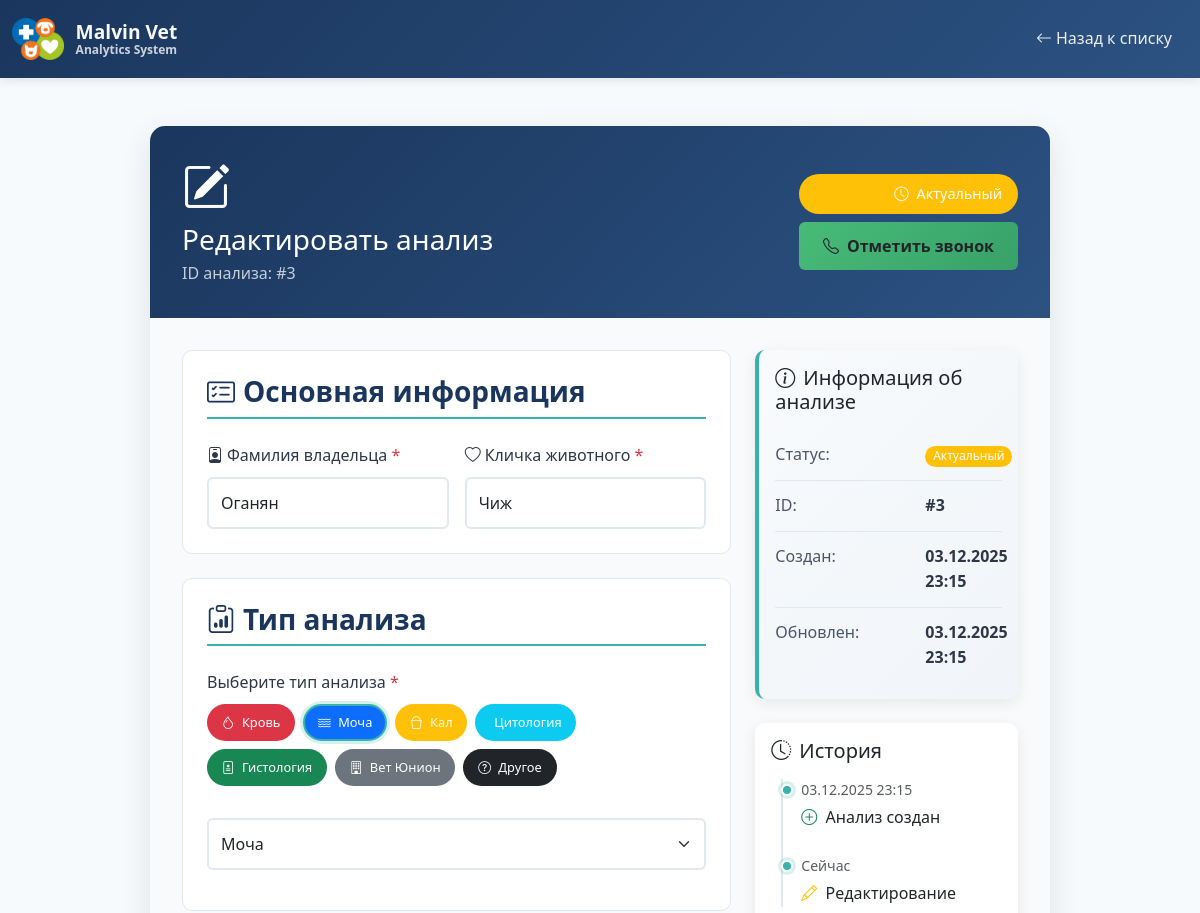
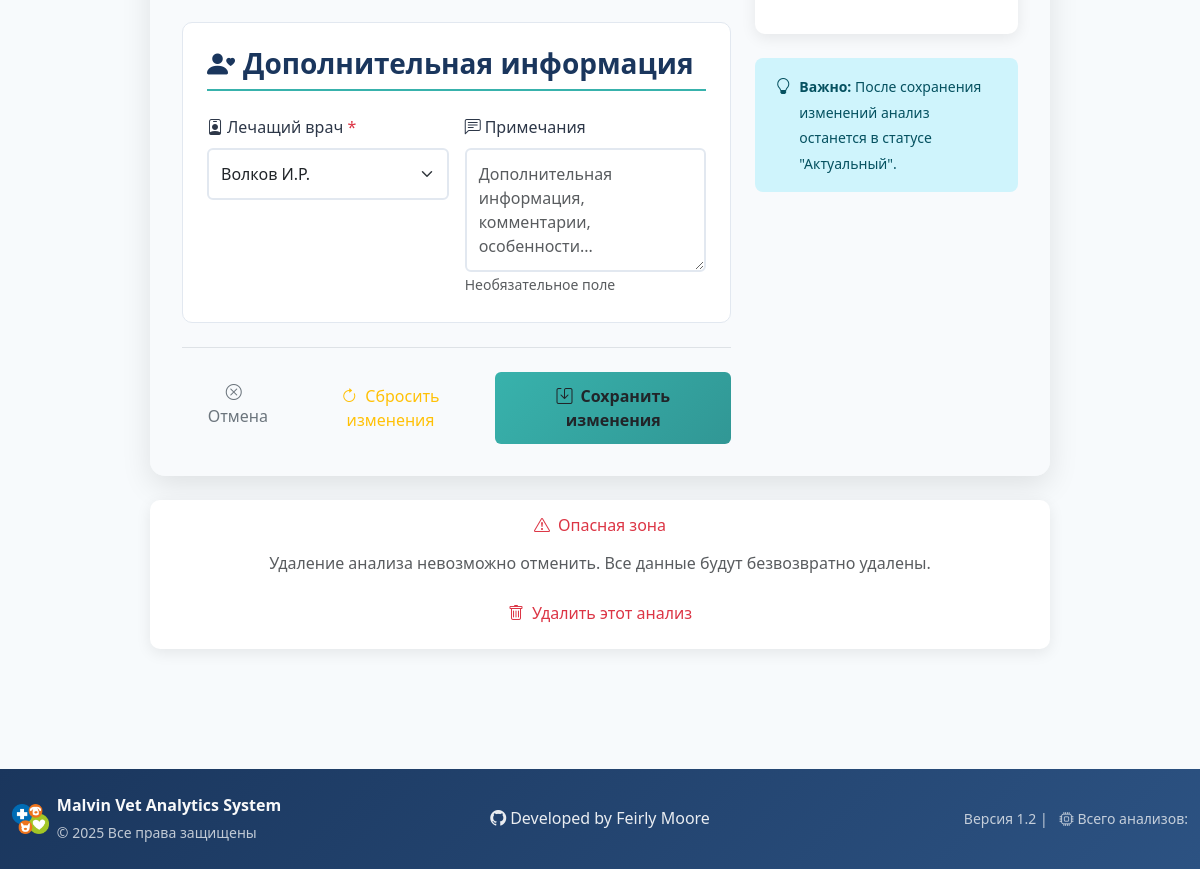
/analysis/3/edit (signed in), run on an earlier commit of the app's database (2 pictures, top to bottom).
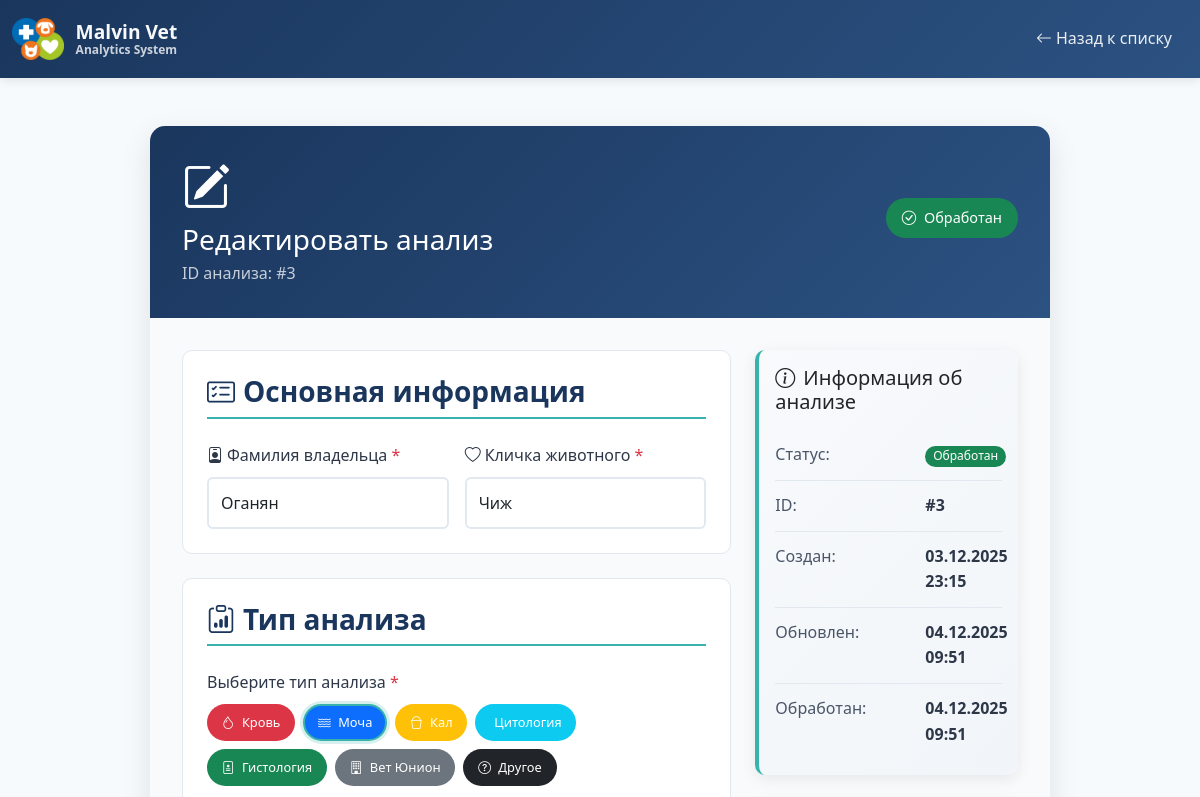
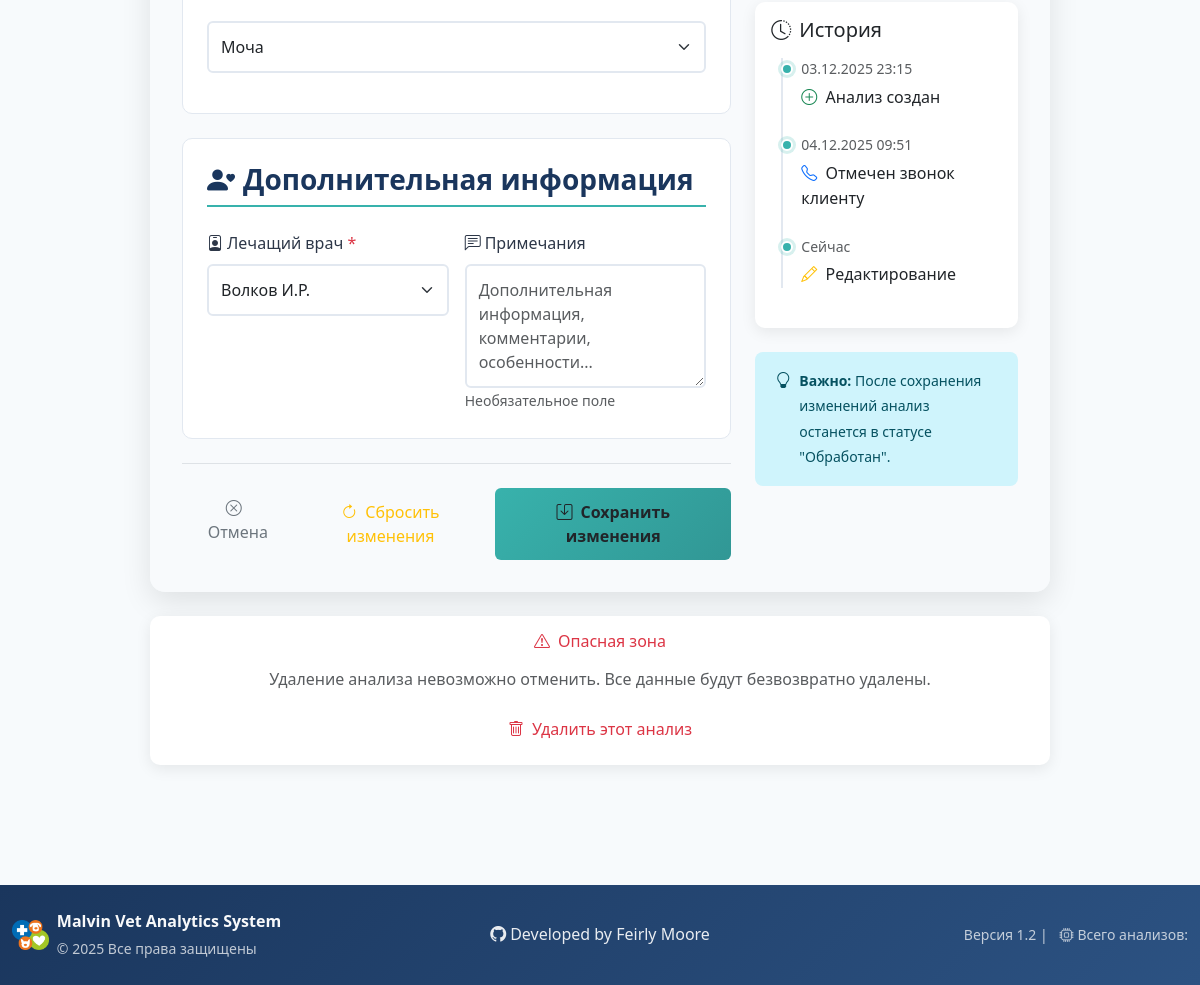
And on a later commit of the database (2 pictures, top to bottom).
### app.py (models this page shows)
class Analysis(db.Model):
    id = db.Column(db.Integer, primary_key=True)
    client_surname = db.Column(db.String(100), nullable=False)
    pet_name = db.Column(db.String(100), nullable=False)
    analysis_type = db.Column(db.String(50), nullable=False)
    status = db.Column(db.String(20), default='actual')  # actual, processed
    is_called = db.Column(db.Boolean, default=False)
    call_date = db.Column(db.DateTime)
    created_at = db.Column(db.DateTime, default=datetime.utcnow)
    updated_at = db.Column(db.DateTime, default=datetime.utcnow, onupdate=datetime.utcnow)
    doctor_id = db.Column(db.Integer, db.ForeignKey('doctor.id'), nullable=False)
    notes = db.Column(db.Text)
    doctor = db.relationship('Doctor', backref='analysis_ref')

class Doctor(db.Model):
    id = db.Column(db.Integer, primary_key=True)
    name = db.Column(db.String(100), nullable=False, unique=True)
    analyses = db.relationship('Analysis', backref='doctor_ref', lazy=True, cascade='all, delete-orphan')
    created_at = db.Column(db.DateTime, default=datetime.utcnow)

### app.py (the view, shortened to what this page needs)
@app.route('/analysis/<int:analysis_id>/edit', methods=['GET', 'POST'])
@login_required
def edit_analysis(analysis_id):
    analysis = Analysis.query.get_or_404(analysis_id)
    doctors = Doctor.query.order_by(Doctor.name).all()
    return render_template('edit_analysis.html', analysis=analysis, doctors=doctors)

### app.py (called while the page is built)
def login_required(f):
    @wraps(f)
    def decorated_function(*args, **kwargs):
        if not session.get('logged_in'):
            flash('Пожалуйста, войдите в систему', 'warning')
            return redirect(url_for('login'))
        return f(*args, **kwargs)
    return decorated_function

### templates/edit_analysis.html (shortened to what the changed rows need)
<!DOCTYPE html>
<html lang="ru" data-bs-theme="light">
<head>
    <link href="https://cdn.jsdelivr.net/npm/bootstrap@5.3.0/dist/css/bootstrap.min.css" rel="stylesheet">
    <link rel="stylesheet" href="https://cdn.jsdelivr.net/npm/bootstrap-icons@1.11.0/font/bootstrap-icons.css">
    <link rel="stylesheet" href="{{ url_for('static', filename='css/style.css') }}">
</head>
<body>
    <div class="container py-5">
        <div class="form-container">
            <div class="form-card">
                <div class="form-header">
                    <div class="d-flex justify-content-between align-items-center">
                        <div>
                            <div class="mb-2">
                                <i class="bi bi-pencil-square display-5"></i>
                            </div>
                            <h1 class="h3 mb-1">Редактировать анализ</h1>
                            <p class="mb-0 opacity-75">ID анализа: #{{ analysis.id }}</p>
                        </div>
                        <div class="text-end">
                            <div class="status-badge {% if analysis.status == 'processed' %}bg-success{% else %}bg-warning{% endif %} mb-2">
                                <i class="bi bi-{% if analysis.status == 'processed' %}check-circle{% else %}clock{% endif %} me-1"></i>
                                {% if analysis.status == 'processed' %}
                                    Обработан
                                {% else %}
                                    Актуальный
                                {% endif %}
                            </div>
                            {% if analysis.status == 'actual' %}
                            <form method="POST" action="{{ url_for('mark_called', analysis_id=analysis.id) }}"
                                  class="d-inline" onsubmit="return confirmMarkCalled()">
                                <button type="submit" class="btn btn-mark-called">
                                    <i class="bi bi-telephone me-2"></i>Отметить звонок
                                </button>
                            </form>
                            {% endif %}
                        </div>
                    </div>
                </div>
                <div class="form-body">
                    <div class="row">
                        <div class="col-lg-8">
                            <form method="POST" action="{{ url_for('edit_analysis', analysis_id=analysis.id) }}" id="editAnalysisForm" novalidate>
                                <div class="form-section">
                                    <div class="row g-3">
                                        <div class="col-md-6">
                                            <label for="client_surname" class="form-label required-field">
                                                <i class="bi bi-person-badge me-1"></i>Фамилия владельца
                                            </label>
                                            <input type="text"
                                                   class="form-control"
                                                   id="client_surname"
                                                   name="client_surname"
                                                   value="{{ analysis.client_surname }}"
                                                   required
                                                   placeholder="Введите фамилию владельца">
                                        </div>
                                        <div class="col-md-6">
                                            <label for="pet_name" class="form-label required-field">
                                                <i class="bi bi-heart me-1"></i>Кличка животного
                                            </label>
                                            <input type="text"
                                                   class="form-control"
                                                   id="pet_name"
                                                   name="pet_name"
                                                   value="{{ analysis.pet_name }}"
                                                   required
                                                   placeholder="Введите кличку животного">
                                        </div>
                                    </div>
                                </div>
                                <div class="form-section">
                                    <div class="mb-3">
                                        <label class="form-label required-field">Выберите тип анализа</label>
                                        <div class="d-flex flex-wrap mb-4" id="analysisTypeQuickSelect">
                                            {% for type in analysis_types %}
                                            <div class="analysis-type-badge bg-{{ type.color }} text-white"
                                                 data-value="{{ type.value }}"
                                                 onclick="selectAnalysisType('{{ type.value }}')"
                                                 {% if analysis.analysis_type == type.value %}style="border-color: var(--malvin-accent); box-shadow: 0 0 0 3px rgba(56, 178, 172, 0.2);"{% endif %}>
                                            </div>
                                            {% endfor %}
                                        </div>
                                        <select class="form-select" id="analysis_type" name="analysis_type" required>
                                            {% for type in analysis_types %}
                                            <option value="{{ type.value }}" {% if analysis.analysis_type == type.value %}selected{% endif %}>
                                                {{ type.value }}
                                            </option>
                                            {% endfor %}
                                        </select>
                                    </div>
                                </div>
                                <div class="form-section">
                                    <div class="row g-3">
                                        <div class="col-md-6">
                                            <label for="doctor_id" class="form-label required-field">
                                                <i class="bi bi-person-badge me-1"></i>Лечащий врач
                                            </label>
                                            <select class="form-select" id="doctor_id" name="doctor_id" required>
                                                {% for doctor in doctors %}
                                                <option value="{{ doctor.id }}" {% if doctor.id == analysis.doctor_id %}selected{% endif %}>
                                                    {{ doctor.name }}
                                                </option>
                                                {% endfor %}
                                            </select>
                                        </div>
                                    </div>
                                </div>
                            </form>
                        </div>
                        <div class="col-lg-4">
                            <div class="card analysis-info-card mb-4">
                                <div class="card-body">
                                    <div class="info-row d-flex">
                                        <span class="info-value">
                                            {% if analysis.status == 'processed' %}
                                                <span class="badge bg-success">Обработан</span>
                                            {% else %}
                                                <span class="badge bg-warning">Актуальный</span>
                                            {% endif %}
                                        </span>
                                    </div>
                                    <div class="info-row d-flex">
                                        <span class="info-label">ID:</span>
                                        <span class="info-value">#{{ analysis.id }}</span>
                                    </div>
                                    <div class="info-row d-flex">
                                        <span class="info-label">Создан:</span>
                                        <span class="info-value">
                                            {% if analysis.created_at %}
                                                {{ analysis.created_at.strftime('%d.%m.%Y %H:%M') }}
                                            {% else %}
                                                Не указано
                                            {% endif %}
                                        </span>
                                    </div>
                                    <div class="info-row d-flex">
                                        <span class="info-label">Обновлен:</span>
                                        <span class="info-value">
                                            {% if analysis.updated_at %}
                                                {{ analysis.updated_at.strftime('%d.%m.%Y %H:%M') }}
                                            {% else %}
                                                Не указано
                                            {% endif %}
                                        </span>
                                    </div>
                                    {% if analysis.status == 'processed' and analysis.call_date %}
                                    <div class="info-row d-flex">
                                        <span class="info-label">Обработан:</span>
                                        <span class="info-value">
                                            {{ analysis.call_date.strftime('%d.%m.%Y %H:%M') }}
                                        </span>
                                    </div>
                                    {% endif %}
                                </div>
                            </div>
                            <div class="card mb-4">
                                <div class="card-body">
                                    <div class="timeline">
                                        <div class="timeline-item">
                                            <div class="small text-muted mb-1">
                                                {{ analysis.created_at.strftime('%d.%m.%Y %H:%M') }}
                                            </div>
                                            <div class="fw-medium">
                                                <i class="bi bi-plus-circle me-1 text-success"></i>
                                                Анализ создан
                                            </div>
                                        </div>
                                        {% if analysis.status == 'processed' and analysis.call_date %}
                                        <div class="timeline-item">
                                            <div class="small text-muted mb-1">
                                                {{ analysis.call_date.strftime('%d.%m.%Y %H:%M') }}
                                            </div>
                                            <div class="fw-medium">
                                                <i class="bi bi-telephone me-1 text-primary"></i>
                                                Отмечен звонок клиенту
                                            </div>
                                        </div>
                                        {% endif %}
                                    </div>
                                </div>
                            </div>
                            <div class="alert alert-info">
                                <div class="d-flex">
                                    <div>
                                        <small>
                                            <strong>Важно:</strong> После сохранения изменений анализ останется
                                            {% if analysis.status == 'processed' %}
                                                в статусе "Обработан".
                                            {% else %}
                                                в статусе "Актуальный".
                                            {% endif %}
                                        </small>
                                    </div>
                                </div>
                            </div>
                        </div>
                    </div>
                </div>
            </div>
        </div>
    </div>
</body>
</html>

What changed in the data, as far as the page shows it:
changed Analysis "Оганян": status "actual" → "processed" (drawn); updated_at "03.12.2025 23:15" → "04.12.2025 09:51"; call_date (not shown) → "04.12.2025 09:51"
Also different on the page:
text no longer shown: "Актуальный Отметить звонок Актуальный в статусе \"Актуальный\"."
text now shown: "Обработан Обработан Обработан: Отмечен звонок клиенту в статусе \"Обработан\"."
